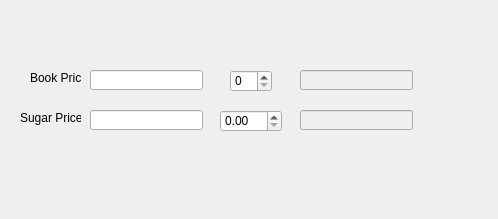
<?xml version="1.0" encoding="UTF-8"?>
<ui version="4.0">
 <class>Dialog</class>
 <widget class="QDialog" name="Dialog">
  <property name="geometry">
   <rect>
    <x>0</x>
    <y>0</y>
    <width>498</width>
    <height>219</height>
   </rect>
  </property>
  <property name="windowTitle">
   <string>Dialog</string>
  </property>
  <widget class="QLabel" name="_label">
   <property name="geometry">
    <rect>
     <x>30</x>
     <y>70</y>
     <width>51</width>
     <height>16</height>
    </rect>
   </property>
   <property name="text">
    <string>Book Price</string>
   </property>
  </widget>
  <widget class="QLabel" name="_label_2">
   <property name="geometry">
    <rect>
     <x>20</x>
     <y>110</y>
     <width>61</width>
     <height>16</height>
    </rect>
   </property>
   <property name="text">
    <string>Sugar Price</string>
   </property>
  </widget>
  <widget class="QLineEdit" name="lineEditBookPrice">
   <property name="geometry">
    <rect>
     <x>90</x>
     <y>70</y>
     <width>113</width>
     <height>20</height>
    </rect>
   </property>
  </widget>
  <widget class="QLineEdit" name="lineEditSugarPrice">
   <property name="geometry">
    <rect>
     <x>90</x>
     <y>110</y>
     <width>113</width>
     <height>20</height>
    </rect>
   </property>
  </widget>
  <widget class="QLineEdit" name="lineEditBookAmount">
   <property name="enabled">
    <bool>false</bool>
   </property>
   <property name="geometry">
    <rect>
     <x>300</x>
     <y>70</y>
     <width>113</width>
     <height>20</height>
    </rect>
   </property>
  </widget>
  <widget class="QLineEdit" name="lineEditSugarAmount">
   <property name="enabled">
    <bool>false</bool>
   </property>
   <property name="geometry">
    <rect>
     <x>300</x>
     <y>110</y>
     <width>113</width>
     <height>20</height>
    </rect>
   </property>
  </widget>
  <widget class="QLabel" name="labelResult">
   <property name="geometry">
    <rect>
     <x>320</x>
     <y>190</y>
     <width>47</width>
     <height>13</height>
    </rect>
   </property>
   <property name="text">
    <string/>
   </property>
  </widget>
  <widget class="QSpinBox" name="spinBoxBookAmount">
   <property name="geometry">
    <rect>
     <x>230</x>
     <y>70</y>
     <width>42</width>
     <height>22</height>
    </rect>
   </property>
  </widget>
  <widget class="QDoubleSpinBox" name="doubleSpinBoxSugarAmount">
   <property name="geometry">
    <rect>
     <x>220</x>
     <y>110</y>
     <width>62</width>
     <height>22</height>
    </rect>
   </property>
  </widget>
 </widget>
 <resources/>
 <connections/>
</ui>
